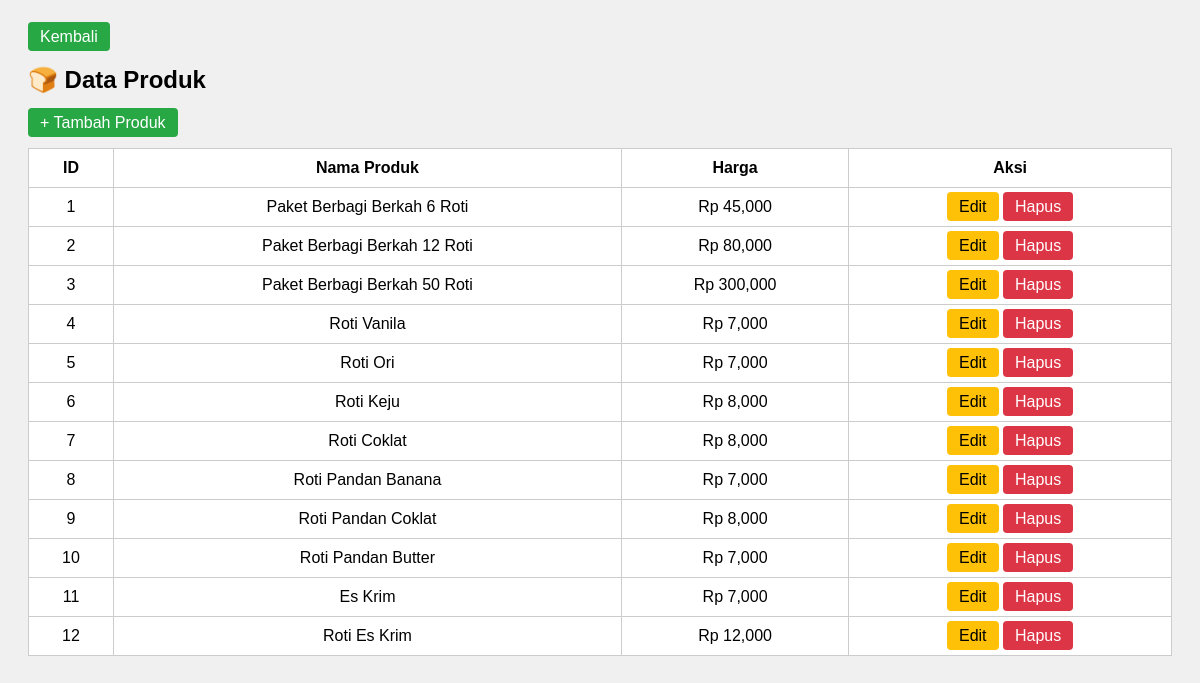
Screenshot of /kasir-app/modules/produk.php (signed in) with the database file from the repository.
### tables this page shows
CREATE TABLE `produk` (
  `id_produk` int(11) NOT NULL,
  `nama_produk` varchar(100) NOT NULL,
  `harga` int(11) NOT NULL,
  `stok` int(11) DEFAULT 0
);

### kasir-app/modules/produk.php (the view, shortened to what this page needs)
<?php
include("../config/db.php");
$produk = $koneksi->query("SELECT * FROM produk");
?>
<!DOCTYPE html>
<html>
<head>
</head>
<body>
    <a href="../home.php" class="btn btn-secondary mb-3">
        <i class="fas fa-arrow-left"></i> Kembali
    </a>
<h2>🍞 Data Produk</h2>
<p><a href="tambah_produk.php" class="btn">+ Tambah Produk</a></p>
<table>
    <thead>
        <tr>
            <th>ID</th>
            <th>Nama Produk</th>
            <th>Harga</th>
            <th>Aksi</th>
        </tr>
    </thead>
    <tbody>
        <?php while ($p = $produk->fetch_assoc()): ?>
        <tr>
            <td><?= $p['id_produk'] ?></td>
            <td><?= htmlspecialchars($p['nama_produk']) ?></td>
            <td>Rp <?= number_format($p['harga']) ?></td>
            <td>
                <a href="edit_produk.php?id=<?= $p['id_produk'] ?>" class="btn btn-warning">Edit</a>
                <a href="hapus_produk.php?id=<?= $p['id_produk'] ?>" class="btn btn-danger" onclick="return confirm('Hapus produk ini?')">Hapus</a>
            </td>
        </tr>
        <?php endwhile; ?>
    </tbody>
</table>
</body>
</html>

### kasir-app/modules/produk.php (style rules this page uses)
body { font-family: Arial; padding: 20px; background: #f0f0f0; }
h2 { margin-bottom: 20px; }
table { width: 100%; border-collapse: collapse; background: #fff; }
th, td { border: 1px solid #ccc; padding: 10px; text-align: center; }
a.btn { background: #28a745; color: white; padding: 6px 12px; text-decoration: none; border-radius: 4px; }
a.btn-danger { background: #dc3545; }
a.btn-warning { background: #ffc107; color: black; }

### rows the page displays
produk: id_produk "1", nama_produk "Paket Berbagi Berkah 6 Roti", harga "45,000"
produk: id_produk "2", nama_produk "Paket Berbagi Berkah 12 Roti", harga "80,000"
produk: id_produk "3", nama_produk "Paket Berbagi Berkah 50 Roti", harga "300,000"
produk: id_produk "4", nama_produk "Roti Vanila", harga "7,000"
produk: id_produk "5", nama_produk "Roti Ori", harga "7,000"
produk: id_produk "6", nama_produk "Roti Keju", harga "8,000"
produk: id_produk "7", nama_produk "Roti Coklat", harga "8,000"
produk: id_produk "8", nama_produk "Roti Pandan Banana", harga "7,000"
produk: id_produk "9", nama_produk "Roti Pandan Coklat", harga "8,000"
produk: id_produk "10", nama_produk "Roti Pandan Butter", harga "7,000"
produk: id_produk "11", nama_produk "Es Krim", harga "7,000"
produk: id_produk "12", nama_produk "Roti Es Krim", harga "12,000"
